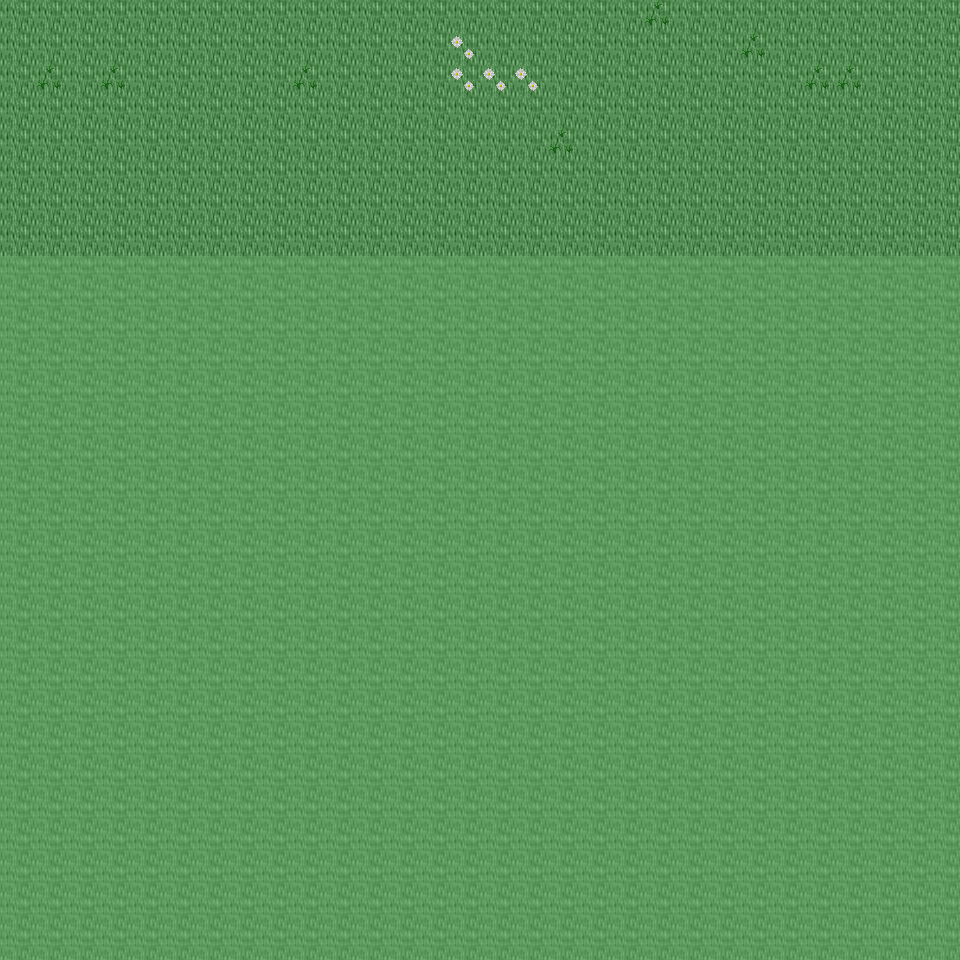

Tiled map render using the project's own tile images. Description and the map definition, with tile-layer contents summarised, below:
An orthogonal 30x30 tile map with 32x32 px tiles, 6 tile layers (Ground, Object, Object2, Above, ...), 18 tilesets and 3 objects (3x mapchange).

<map version="1.0" orientation="orthogonal" renderorder="right-down" width="30" height="30" tilewidth="32" tileheight="32" nextobjectid="4">
  <tileset firstgid="1" name="tileset_ground_ground" tilewidth="32" tileheight="32" tilecount="33" columns="3">
    <image source="../drawable/tileset_ground_ground.png" width="96" height="352" />
  </tileset>
  <tileset firstgid="34" name="tileset_ground_ridge_earth_dark" tilewidth="32" tileheight="32" tilecount="96" columns="12">
    <image source="../drawable/tileset_ground_ridge_earth_dark.png" width="384" height="256" />
  </tileset>
  <tileset firstgid="130" name="tileset_plant_grasses" tilewidth="32" tileheight="32" tilecount="6" columns="3">
    <image source="../drawable/tileset_plant_grasses.png" width="96" height="64" />
  </tileset>
  <tileset firstgid="136" name="tileset_ground_grass_edges" tilewidth="32" tileheight="32" tilecount="36" columns="12">
    <image source="../drawable/tileset_ground_grass_edges.png" width="384" height="96" />
  </tileset>
  <tileset firstgid="172" name="tileset_ground_rock_pebbles" tilewidth="32" tileheight="32" tilecount="3" columns="1">
    <image source="../drawable/tileset_ground_rock_pebbles.png" width="32" height="96" />
  </tileset>
  <tileset firstgid="175" name="tileset_plant_flower_daisy_blue" tilewidth="32" tileheight="32" tilecount="8" columns="2">
    <image source="../drawable/tileset_plant_flower_daisy_blue.png" width="64" height="128" />
  </tileset>
  <tileset firstgid="183" name="tileset_plant_flower_daisy_white" tilewidth="32" tileheight="32" tilecount="8" columns="2">
    <image source="../drawable/tileset_plant_flower_daisy_white.png" width="64" height="128" />
  </tileset>
  <tileset firstgid="191" name="tileset_ground_cobbled_paving" tilewidth="32" tileheight="32" tilecount="1" columns="1">
    <image source="../drawable/tileset_ground_cobbled_paving.png" width="32" height="32" />
  </tileset>
  <tileset firstgid="192" name="tileset_item_pot_dark_barrel" tilewidth="32" tileheight="32" tilecount="2" columns="1">
    <image source="../drawable/tileset_item_pot_dark_barrel.png" width="32" height="64" />
  </tileset>
  <tileset firstgid="194" name="tileset_item_statue_green_stone" tilewidth="32" tileheight="32" tilecount="12" columns="4">
    <image source="../drawable/tileset_item_statue_green_stone.png" width="128" height="96" />
  </tileset>
  <tileset firstgid="206" name="tileset_logic_collision" tilewidth="32" tileheight="32" tilecount="1" columns="1">
    <image source="../drawable/tileset_logic_collision.png" width="32" height="32" />
  </tileset>
  <tileset firstgid="207" name="tileset_ground_pothole" tilewidth="32" tileheight="32" tilecount="4" columns="4">
    <image source="../drawable/tileset_ground_pothole.png" width="128" height="32" />
  </tileset>
  <tileset firstgid="211" name="tileset_object_suspension_bridge" tilewidth="32" tileheight="32" tilecount="24" columns="3">
    <image source="../drawable/tileset_object_suspension_bridge.png" width="96" height="256" />
  </tileset>
  <tileset firstgid="235" name="tileset_item_corpse_huge_animal" tilewidth="32" tileheight="32" tilecount="16" columns="2">
    <image source="../drawable/tileset_item_corpse_huge_animal.png" width="64" height="256" />
  </tileset>
  <tileset firstgid="251" name="tileset_ground_green_paving" tilewidth="32" tileheight="32" tilecount="18" columns="3">
    <image source="../drawable/tileset_ground_green_paving.png" width="96" height="192" />
  </tileset>
  <tileset firstgid="269" name="tileset_building_chimney_smoke" tilewidth="32" tileheight="32" tilecount="40" columns="4">
    <image source="../drawable/tileset_building_chimney_smoke.png" width="128" height="320" />
  </tileset>
  <tileset firstgid="309" name="tileset_building_huts" tilewidth="32" tileheight="32" tilecount="338" columns="26">
    <image source="../drawable/tileset_building_huts.png" width="832" height="416" />
  </tileset>
  <tileset firstgid="647" name="tileset_light_door_light" tilewidth="32" tileheight="32" tilecount="12" columns="3">
    <image source="../drawable/tileset_light_door_light.png" width="96" height="128" />
  </tileset>
  <layer name="Ground" width="30" height="30">
    <data>[900 cells, 240 non-empty, 1 distinct tile ids]</data>
  </layer>
  <layer name="Object" width="30" height="30">
    <data>[900 cells, 12 non-empty, 2 distinct tile ids]</data>
  </layer>
  <layer name="Object2" width="30" height="30">
    <data>[900 cells, 0 non-empty, 0 distinct tile ids]</data>
  </layer>
  <layer name="Above" width="30" height="30">
    <data>[900 cells, 0 non-empty, 0 distinct tile ids]</data>
  </layer>
  <layer name="Above2" width="30" height="30">
    <data>[900 cells, 0 non-empty, 0 distinct tile ids]</data>
  </layer>
  <layer name="Walkable" width="30" height="30">
    <data>[900 cells, 660 non-empty, 1 distinct tile ids]</data>
  </layer>
  <objectgroup name="MapEvents">
    <object id="1" name="north" type="mapchange" x="0" y="0" width="960" height="32">
      <properties>
        <property name="map" value="0_ados_mountain_n2_w2_x3_y3" />
        <property name="place" value="south" />
      </properties>
    </object>
    <object id="2" name="west" type="mapchange" x="0" y="0" width="32" height="256">
      <properties>
        <property name="map" value="0_ados_mountain_n2_w2_x2_y4" />
        <property name="place" value="east" />
      </properties>
    </object>
    <object id="3" name="east" type="mapchange" x="928" y="0" width="32" height="256">
      <properties>
        <property name="map" value="0_ados_mountain_n2_w2_x4_y4" />
        <property name="place" value="west" />
      </properties>
    </object>
  </objectgroup>
</map>
